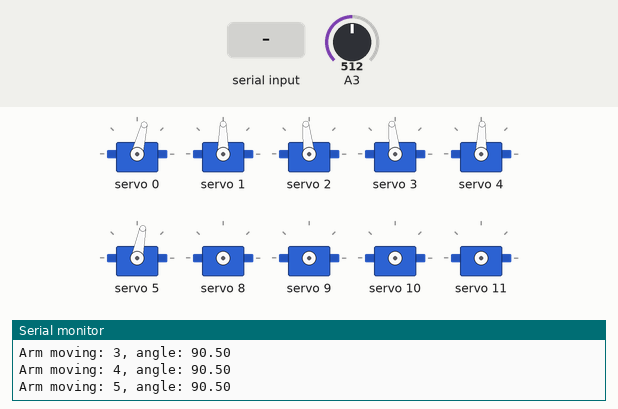
A sketch run on a simulated Arduino Uno, built with avr-gcc and run on an emulated ATmega328P. Parts: 10 × servo, the last lines printed to the serial monitor. The test bench sets the inputs (shaded band); at power-on: A3 = 512.

Above: at 6.2 s.
6.3 s: "A;1\n" received over the second serial link
At 6.76 s:
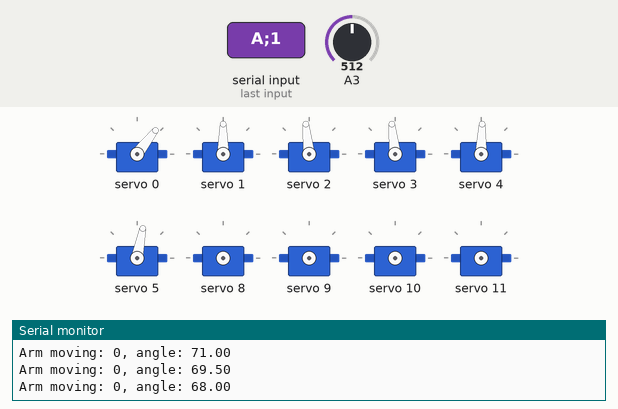
At 9.0 s:
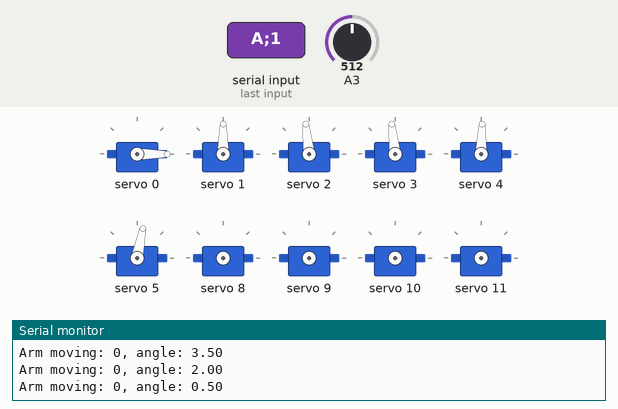
9.3 s: "D;1\n" received over the second serial link
10.8 s: A3 set to 402
12.3 s: A3 set to 379
Timing chart, 0 to 15.3 s (numbered marks = the images above; inputs shaded):
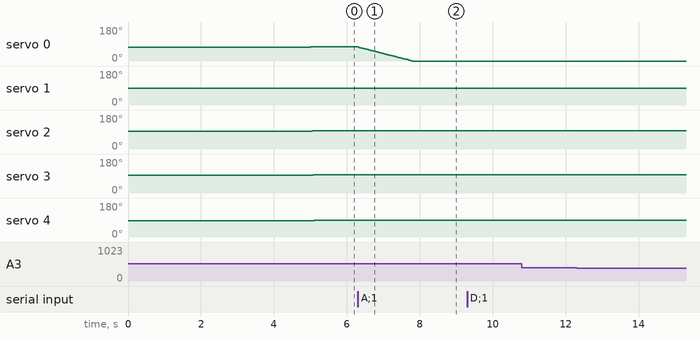

The sketch:

robot_microcontroller.ino
```cpp
#include <SoftwareSerial.h>
#include <Wire.h>
#include <Adafruit_PWMServoDriver.h>
#include <math.h>

#define MAX_CURRENT 6

Adafruit_PWMServoDriver servo;
SoftwareSerial bluetoothSerial(10, 11); //RX, TX

bool aggressiveMode = false;

unsigned long currentTime;
unsigned long driveTime;
unsigned long motionTime;

unsigned int driveDirection;
bool driveCommand = false;
bool motionCommand = false;

float servoArmTo[6];
float servoArm[6];

void setup()
{
  Serial.begin(9600);
  bluetoothSerial.begin(9600);

  servo = Adafruit_PWMServoDriver();
  servo.begin();
  servo.setPWMFreq(60);

  Serial.println("Launching...");
  delay(2000);

  currentTime = driveTime = motionTime = millis();

  //0 - base rotation
  //1 - arm first angle
  //2 - arm second angle
  //3 - arm third angle
  //4 - gripper rotation
  //5 - gripper width
  motionCommand = true;
  for (int i = 0; i < 6; i++)
  {
    servoArmTo[i] = 90;
    servoArm[i] = 89;
    setServoAngle(i, servoArm[i]);
    delay(500);
  }
  Serial.println("Robot is ready.");
}

void loop()
{
  //Receive data from bluetoth serial
  receiveBluetoothData();

  //robot driving
  if (driveCommand)
  {
    driveTime = millis();
    driveTo(driveDirection);
    driveCommand = false;
  }
  if (millis() > driveTime + 100)
  {
    stopDrive();
  }

  //robot arm moving
  if (motionCommand)
  {
    bool motion = false;
    for (int i = 0; i < 6; i++)
    {
      if (servoArm[i] < servoArmTo[i] + 1 && servoArm[i] > servoArmTo[i] - 1)
        continue;
      if (servoArmTo[i] > servoArm[i])
      {
        motion = true;
        servoArm[i] += 1.5;
      }
      else if (servoArmTo[i] < servoArm[i])
      {
        motion = true;
        servoArm[i] -= 1.5;
      }
      setServoAngle(i, servoArm[i]);
    }
    if (motion == false)
      motionCommand = false;
  }

  //Read current value
  float currentValue = getCurrentValue();

  //Send current value to android device
  if (millis() > currentTime + 200)
  {
    bluetoothSerial.print("C");
    bluetoothSerial.print(currentValue, 3);
    bluetoothSerial.print(";");
    currentTime = millis();
  }

  // if (currentValue > 3)
  //   Serial.println(currentValue, 3);

  //Reset servos if current value will be too high
  if (currentValue > MAX_CURRENT)
  {
    Serial.println("DANGER");
    resetAllServos();
    delay(2000);
  }
}

void setServoAngle(int nr, float angle)
{
  Serial.print("Arm moving: ");
  Serial.print(nr);
  Serial.print(", angle: ");
  Serial.println(angle);
  if (nr == 0)
    angle -= 20;
  if (nr == 1)
    angle -= 5;
  if (nr == 4)
    angle -= 8;
  if (nr == 5)
    angle = angle * 3 / 5 + 20;
  int freq = int(2.5 * angle) + 150;
  servo.setPWM(nr, 0, freq);
}

void resetAllServos()
{
  Serial.println("Stopping all servos...");
  driveCommand = motionCommand = false;
  for (int i = 0; i < 12; i++)
  {
    servo.setPWM(i, 0, 0);
  }
  bluetoothSerial.print("STOP");
}

float getCurrentValue()
{
  float voltage = -((5.0 / 1023.0) * analogRead(A3) - 2.5);
  float current = voltage / 0.100;
  return current;
}

void receiveBluetoothData()
{
  String buffer = getBluetoothData();
  if (buffer != "")
    Serial.println(buffer);
  for (int i = 0; i < 2; i++)
  {
    if (buffer.startsWith("A"))
    {
      Serial.println(buffer.substring(0, buffer.indexOf(";") + 1));
      unsigned int posId = buffer.substring(1, buffer.indexOf(":")).toInt();
      unsigned int value = buffer.substring(buffer.indexOf(":") + 1, buffer.indexOf(";")).toInt();
      buffer = buffer.substring(buffer.indexOf(";" + 1));

      motionCommand = true;
      if (posId < 6)
      {
        if (aggressiveMode)
          setServoAngle(posId, value * 1.8);
        else
          servoArmTo[posId] = value * 1.8;
      }
    }
    else if (buffer.startsWith("D"))
    {
      driveDirection = buffer.substring(1, 2).toInt();
      buffer = buffer = buffer.substring(2);
      driveCommand = true;
      Serial.print("Drive to: ");
      Serial.println(driveDirection);
    }
    else if (buffer.startsWith("STOP"))
    {
      resetAllServos();
      buffer = buffer.substring(4);
    }
    else if (buffer.startsWith("GET_PARAMS"))
    {
      for (int i = 0; i < 6; i++)
      {
        delay(150);
        bluetoothSerial.print("A");
        bluetoothSerial.print(i);
        bluetoothSerial.print(":");
        bluetoothSerial.print(servoArmTo[i]);
        bluetoothSerial.print(";");
      }
      buffer = buffer.substring(10);
    }
    else if (buffer.startsWith("M"))
    {
      int mode = buffer.substring(1, 2).toInt();
      buffer = buffer.substring(2);
      if (mode == 1)
        aggressiveMode = true;
      else
        aggressiveMode = false;
    }
    else
      buffer = buffer.substring(1);
  }
}

String getBluetoothData()
{
  String buffer = "";
  while (bluetoothSerial.available())
  {
    char character = bluetoothSerial.read();
    buffer += character;
    if (buffer.length() > 10)
      break;
  }
  return buffer;
}

void driveTo(int direction)
{
  unsigned int left;
  unsigned int right;

  switch (direction)
  {
  case 0: //move forward
    left = 300;
    right = 400;
    break;
  case 1: //move backwards
    left = 400;
    right = 300;
    break;
  case 2: //rotate left
    left = right = 300;
    break;
  case 3: //rotate right
    left = right = 400;
    break;
  default:
    left = right = 0;
    break;
  }
  servo.setPWM(8, 0, left);
  servo.setPWM(9, 0, right);
  servo.setPWM(10, 0, left);
  servo.setPWM(11, 0, right);
  // Serial.println("Drive to");
  // Serial.println(left);
  // Serial.println(right);
}

void stopDrive()
{
  servo.setPWM(8, 0, 0);
  servo.setPWM(9, 0, 0);
  servo.setPWM(10, 0, 0);
  servo.setPWM(11, 0, 0);
  // Serial.println("Stop driving");
}
```

Measured:
- after the input at 6.3 s, servo 0: moves from 76° to 0° over 1.5 s, starting at once
- after the input at 10.8 s, every drawn part: stays the same
